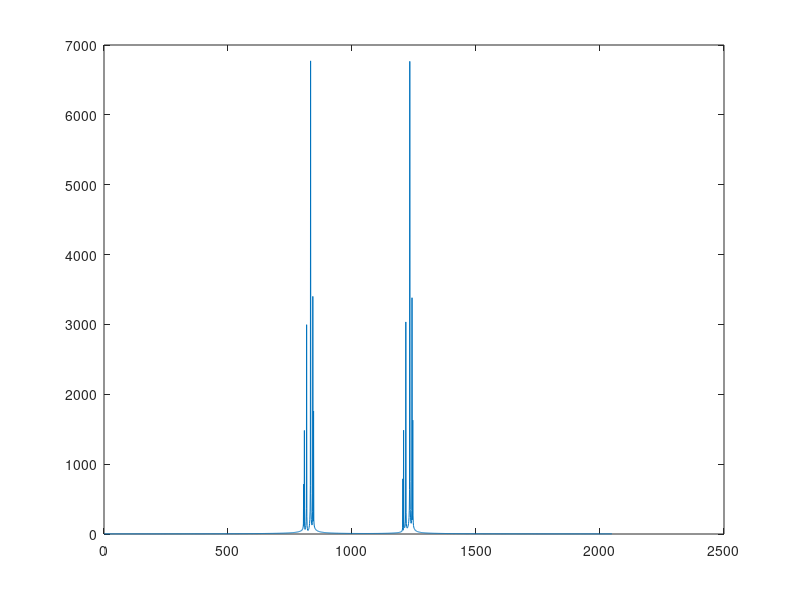
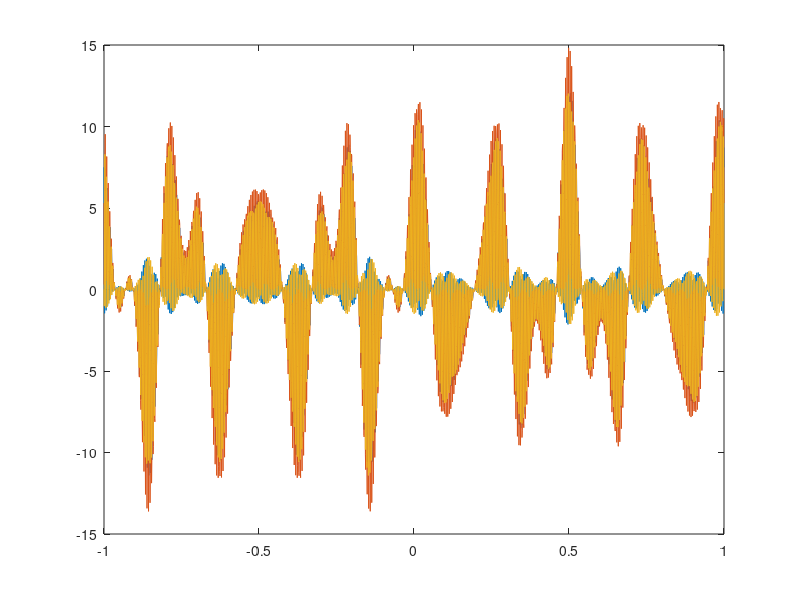

These charts were generated, in order, by the following MATLAB code:
L = 2048;
tmax = 1;
tmin = -1;
Fe = L/(tmax-tmin); 
Te = 1/Fe;
t = linspace(-1,1,L);
f = (-L/2:L/2-1)/(L/Fe);



m = 2*cos(8*pi*t) + sin(17*pi*t) + 0.5*cos(20*pi*t); % signal modulant
p = 3*cos(2*100*pi*t); % porteuse
s = m.*p;

sh=3*m.*cos(200*pi*t) - 3.*sin(200*pi*t).*hilbert(m); %USB
S2f=fftshift(abs(fft(sh)));

figure(1)
plot(S2f)


%c1
figure(2)
ol = cos(200*pi*t+0);
sm1 = sh .* ol;
ol = cos(200*pi*t+pi/4);
sm2 = sh .* ol;
ol = cos(200*pi*t+pi/2);
sm3 = sh .* ol;


figure(2)
plot(t,sm1)
hold on
plot(t,sm2)
hold on
plot(t,sm3)